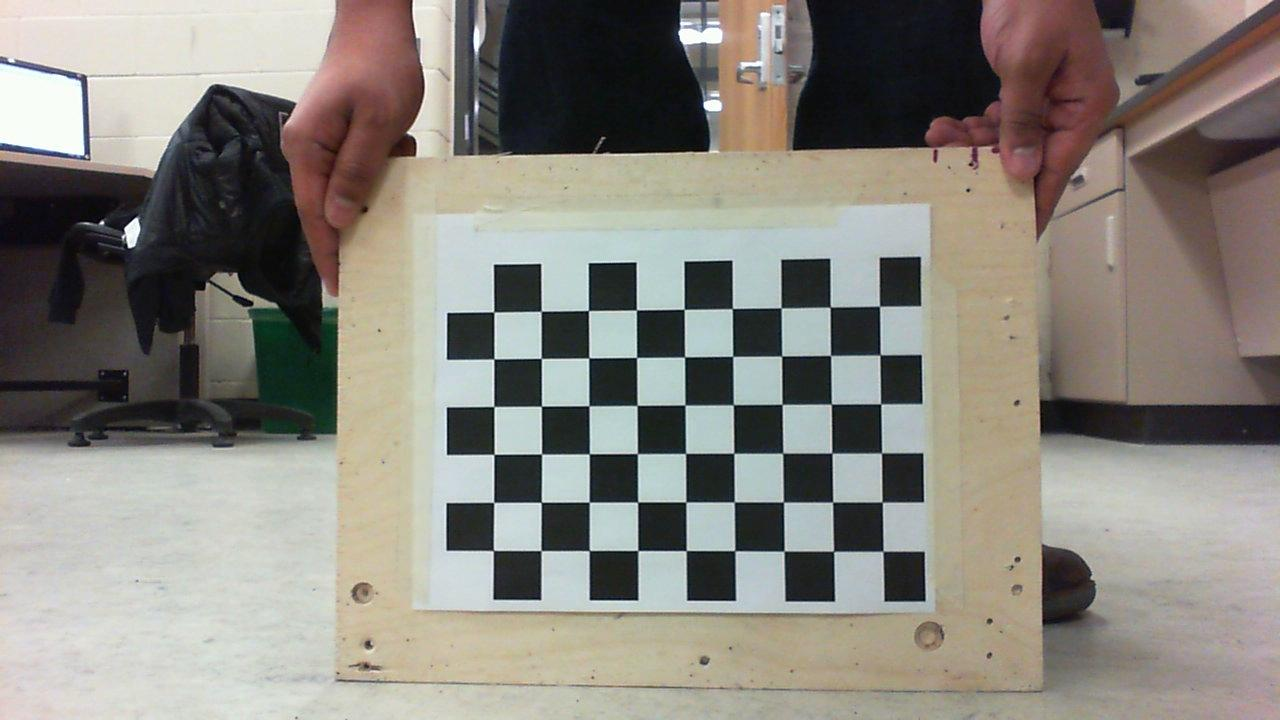
//> input picture TargetTracking_OpenCV/CalibrateCamera/x64/Release/images/xx1.jpg, 1280 x 720 px
$ ./ReadDistanceAngle ../../CalibrateCamera/x64/Release/images/xx1.jpg   (built with g++ and OpenCV 4)
//> lines starting //> are read from the running program, lines starting //| are printed output that depends on the picture; after the words box and inside, x2 and y2 are one past the last pixel; in counts of white or black regions, pixels touching at a corner belong together
#include "opencv2/core/core.hpp"
#include "opencv2/imgproc/imgproc.hpp"
#include "opencv2/calib3d/calib3d.hpp"
#include "opencv2/highgui/highgui.hpp"

#include <iostream>
#include <stdio.h>
#include <stdlib.h>
#include <string>

//#define RNG rng(12345)

std::vector<cv::Point2f> Generate2DPoints();
std::vector<cv::Point3f> Generate3DPoints();

int main(int argc, char** argv)
{
	//// Load Image
	std::cout << " Reading " << argv[1] << std::endl;
	cv::Mat Im;
	Im = cv::imread(argv[1], CV_LOAD_IMAGE_COLOR);
//> Im is the input picture: 720 rows x 1280 cols, CV_8UC3; mean B, G, R 125.8, 133.2, 137
	std::cout << Im.rows << " " << Im.cols << " " << Im.channels() <<std::endl;
//| 720 1280 3
	cv::namedWindow("Image", CV_WINDOW_AUTOSIZE);
	if (!Im.empty()){
		cv::imshow("window", Im);
	}
	else{
		std::cout << " Error reading image" << std::endl;
	}
	//

	cv::waitKey(0);
	std::cout << cv::mean(Im) << std::endl;
//| [125.844, 133.222, 137.001, 0]
	/*cv::cvtColor(Im, Im, CV_BGR2RGB);
	std::cout << "color convert complete" << */
	// Threshold and find yellow image
	cv::Mat YellowIm;
	//YellowIm.create(Im.rows, Im.cols, CV_8U);
	int iLowR = 150;
	int iHighR = 255;

	int iLowG = 150;
	int iHighG = 255;

	int iLowB = 0;
	int iHighB = 100;
	cv::inRange(Im, cv::Scalar(iLowB, iLowG, iLowR), cv::Scalar(iHighB, iHighG, iHighR), YellowIm);
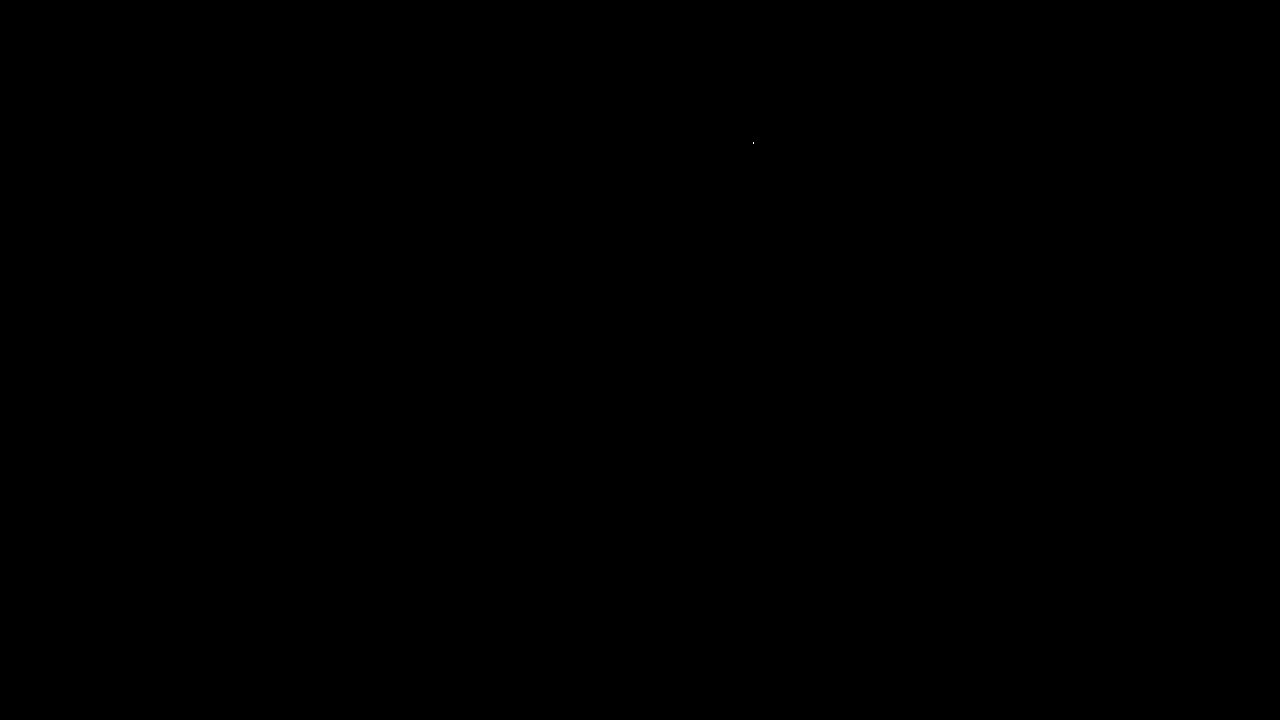
//> YellowIm: 720 rows x 1280 cols, CV_8UC1; 0% white in thin lines or dots, all inside (x1, y1, x2, y2) = (753, 142, 754, 144)
	cv::namedWindow("Yellow", CV_WINDOW_AUTOSIZE);
	cv::imshow("Yellow", YellowIm);
	cv::waitKey(0);
	//Morphology

	//morphological opening (remove small objects from the foreground)
	cv::erode(YellowIm, YellowIm, cv::getStructuringElement(cv::MORPH_ELLIPSE, cv::Size(5, 5)));
//> YellowIm: 720 rows x 1280 cols, CV_8UC1; 2 pixels changed, all inside (x1, y1, x2, y2) = (753, 142, 754, 144)
	cv::dilate(YellowIm, YellowIm, cv::getStructuringElement(cv::MORPH_ELLIPSE, cv::Size(5, 5)));

	//morphological closing (fill small holes in the foreground)
	cv::dilate(YellowIm, YellowIm, cv::getStructuringElement(cv::MORPH_ELLIPSE, cv::Size(5, 5)));
	cv::erode(YellowIm, YellowIm, cv::getStructuringElement(cv::MORPH_ELLIPSE, cv::Size(5, 5)));
	cv::medianBlur(YellowIm, YellowIm, 21);
	cv::imshow("Yellow", YellowIm);

	cv::waitKey(0);

	//Extract Contours
	std::vector<std::vector<cv::Point>> contours;
	std::vector<cv::Vec4i> hierarchy;
	cv::Mat YellowCopy = YellowIm;
	findContours(YellowIm, contours, hierarchy, CV_RETR_TREE, CV_CHAIN_APPROX_SIMPLE, cv::Point(0, 0));
//> contours = 0 contours
	// Find Largest Contour
	int maxid = 0;
	double maxarea = 0;
	for (int i = 0; i < contours.size(); i++)
	{
		double contourArea = cv::contourArea(contours[i]);
		if (contourArea>maxarea)
		{
			maxid = i;
			maxarea = contourArea;
		}
	}
//> this loop made 0 passes
//> after the loop, maxid = 0; maxarea = 0
	std::cout << "\n" << maxid << " " << maxarea << std::endl;
//| 0 0
	//Extract Convex Hull of the Largest Contour
	std::vector < cv::Point > hull;
//> (the run ends here: the program crashes, at `cv::convexHull(contours[maxid], hull, true);`)
